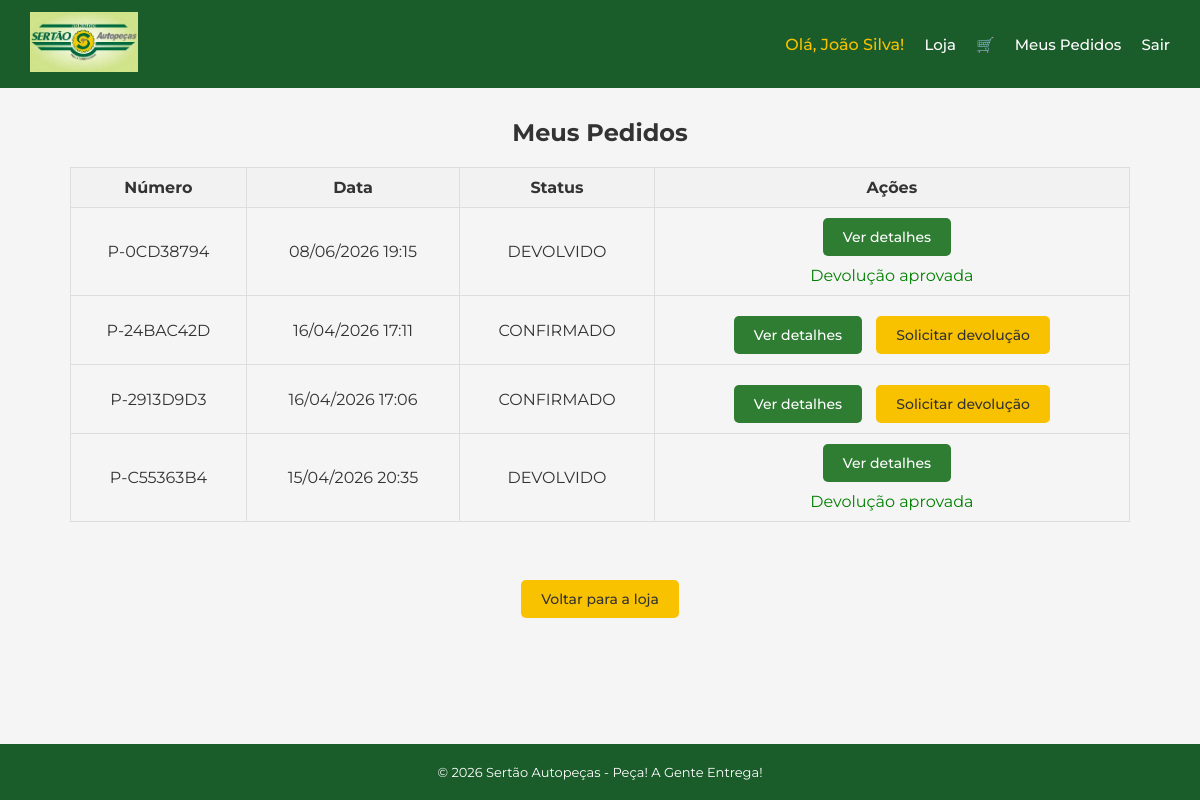
Page /meus-pedidos (signed in) on the earlier database version.
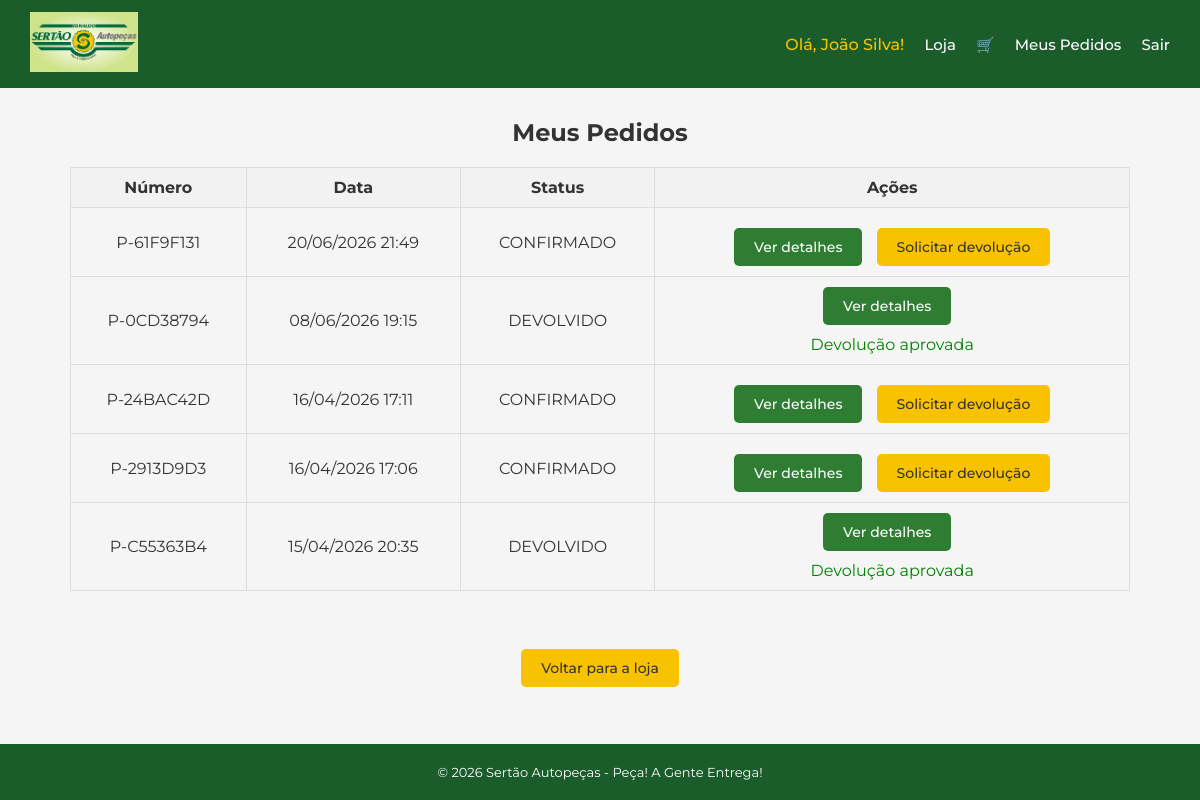
Same page on the later database version.
### app/models.py (models this page shows)
class Pedido(db.Model):
    id = db.Column(db.Integer, primary_key=True)
    numero = db.Column(db.String, nullable=False, unique=True)
    data = db.Column(db.DateTime, default=agora_brasilia)
    status = db.Column(db.String, nullable=False)
    usuario_id = db.Column(db.Integer, db.ForeignKey('usuario.id'), nullable=False)
    usuario = db.relationship('Usuario', back_populates='pedidos')
    itens = db.relationship('ItemPedido', backref='pedido')

### app/routes/pedido.py (the view)
@pedido.route('/meus-pedidos', methods=['GET'])
@login_required
def meus_pedidos():
    pedidos = Pedido.query.filter_by(usuario_id=current_user.id).order_by(Pedido.data.desc()).all()
    return render_template('pedido/meus_pedidos.html', pedidos=pedidos)

### app/models.py (called while the page is built)
@login_manager.user_loader
def load_user(user_id):
    return Usuario.query.get(int(user_id))

### app/templates/pedido/meus_pedidos.html (shortened to what this page needs)
{% extends 'base.html' %}
{% block conteudo %}
<h2 style="text-align: center;">Meus Pedidos</h2>
{% if pedidos %}
    <table style="width: 100%; border-collapse: collapse; margin-top: 20px;">
        <thead>
            <tr style="background-color: #f2f2f2;">
                <th style="padding: 10px; border: 1px solid #ddd;">Número</th>
                <th style="padding: 10px; border: 1px solid #ddd;">Data</th>
                <th style="padding: 10px; border: 1px solid #ddd;">Status</th>
                <th style="padding: 10px; border: 1px solid #ddd;">Ações</th>
            </tr>
        </thead>
        <tbody>
            {% for pedido in pedidos %}
            <tr>
                <td style="padding: 10px; border: 1px solid #ddd; text-align: center;">
                    {{ pedido.numero }}
                </td>
                <td style="padding: 10px; border: 1px solid #ddd; text-align: center;">
                    {{ pedido.data.strftime('%d/%m/%Y %H:%M') }}
                </td>
                <td style="padding: 10px; border: 1px solid #ddd; text-align: center;">
                    {{ pedido.status }}
                </td>
                <td style="padding: 10px; border: 1px solid #ddd; text-align: center;">
                    <a href="/meus-pedidos/{{ pedido.numero }}"
                       class="btn btn-secondary"
                       style="margin-right: 10px;">
                        Ver detalhes
                    </a>
                    {% if pedido.devolucoes %}
                        {% set devolucao = pedido.devolucoes[0] %}
                        {% if devolucao.status == 'PENDENTE' %}
                            <p style="color: orange; margin-top: 10px;">
                                Devolução solicitada — aguardando análise
                            </p>
                        {% elif devolucao.status == 'APROVADA' %}
                            <p style="color: green; margin-top: 10px;">
                                Devolução aprovada
                            </p>
                        {% elif devolucao.status == 'RECUSADA' %}
                            <p style="color: red; margin-top: 10px;">
                                Devolução recusada
                            </p>
                        {% endif %}
                    {% else %}
                        <a href="/devolucao/{{ pedido.numero }}"
                           class="btn btn-primary"
                           style="margin-top: 10px;">
                            Solicitar devolução
                        </a>
                    {% endif %}
                </td>
            </tr>
            {% endfor %}
        </tbody>
    </table>
{% else %}
    <p style="text-align: center;">Você ainda não fez nenhum pedido.</p>
{% endif %}
<br><br>
<div style="text-align: center; margin-top: 20px;">
    <a href="/loja" class="btn btn-primary">Voltar para a loja</a>
</div>
{% endblock %}

Differences in the rows shown:
added Pedido: numero "P-61F9F131", data "20/06/2026 21:49", status "CONFIRMADO"
